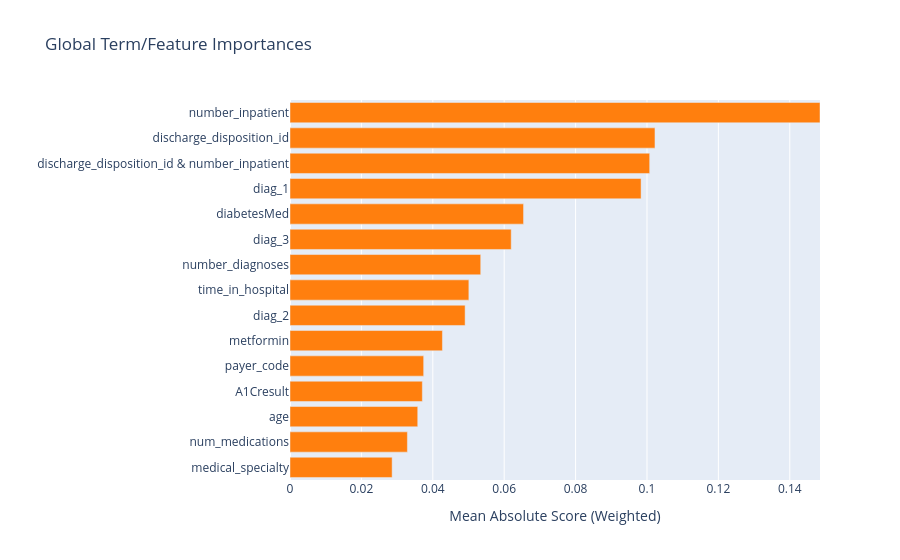

The code cell stored with this chart in its notebook:
### Code cell
ebm_global.visualize()

### Figure 1 — Plotly figure (JSON) as saved in the notebook; plotly's stock layout.template omitted (floating-point values rounded to 4 significant figures)
{"data": [{"marker": {"color": ["#ff7f0e", "#ff7f0e", "#ff7f0e", "#ff7f0e", "#ff7f0e", "#ff7f0e", "#ff7f0e", "#ff7f0e", "#ff7f0e", "#ff7f0e", "#ff7f0e", "#ff7f0e", "#ff7f0e", "#ff7f0e", "#ff7f0e"]}, "orientation": "h", "type": "bar", "x": [0.02861, 0.03289, 0.03578, 0.03707, 0.03744, 0.0427, 0.04905, 0.0501, 0.05343, 0.06196, 0.06542, 0.09834, 0.1008, 0.1022, 0.1485], "y": ["medical_specialty", "num_medications", "age", "A1Cresult", "payer_code", "metformin", "diag_2", "time_in_hospital", "number_diagnoses", "diag_3", "diabetesMed", "diag_1", "discharge_disposition_id & number_inpatient", "discharge_disposition_id", "number_inpatient"]}], "layout": {"title": {"text": "Global Term/Feature Importances"}, "xaxis": {"range": [0, 0.1485], "title": {"text": "Mean Absolute Score (Weighted)"}}, "yaxis": {"automargin": true, "dtick": 1, "title": {"text": ""}}}}
